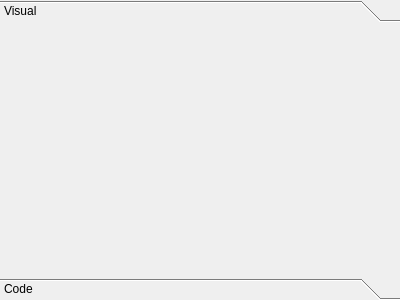
<?xml version="1.0" encoding="UTF-8"?>
<ui version="4.0">
 <class>DocumentEditor</class>
 <widget class="QWidget" name="DocumentEditor">
  <property name="geometry">
   <rect>
    <x>0</x>
    <y>0</y>
    <width>400</width>
    <height>300</height>
   </rect>
  </property>
  <property name="windowTitle">
   <string>Editor</string>
  </property>
  <layout class="QGridLayout" name="gridLayout">
   <property name="leftMargin">
    <number>0</number>
   </property>
   <property name="topMargin">
    <number>0</number>
   </property>
   <property name="rightMargin">
    <number>0</number>
   </property>
   <property name="bottomMargin">
    <number>0</number>
   </property>
   <item row="0" column="0">
    <widget class="QToolBox" name="tbxMain">
     <property name="currentIndex">
      <number>0</number>
     </property>
     <property name="tabSpacing">
      <number>0</number>
     </property>
     <widget class="QWidget" name="pagVisual">
      <property name="geometry">
       <rect>
        <x>0</x>
        <y>0</y>
        <width>400</width>
        <height>254</height>
       </rect>
      </property>
      <attribute name="label">
       <string>Visual</string>
      </attribute>
      <layout class="QGridLayout" name="grdVisual">
       <property name="leftMargin">
        <number>0</number>
       </property>
       <property name="topMargin">
        <number>0</number>
       </property>
       <property name="rightMargin">
        <number>0</number>
       </property>
       <property name="bottomMargin">
        <number>0</number>
       </property>
      </layout>
     </widget>
     <widget class="QWidget" name="pagCode">
      <property name="geometry">
       <rect>
        <x>0</x>
        <y>0</y>
        <width>400</width>
        <height>254</height>
       </rect>
      </property>
      <attribute name="label">
       <string>Code</string>
      </attribute>
      <layout class="QGridLayout" name="grdCode">
       <property name="leftMargin">
        <number>0</number>
       </property>
       <property name="topMargin">
        <number>0</number>
       </property>
       <property name="rightMargin">
        <number>0</number>
       </property>
       <property name="bottomMargin">
        <number>0</number>
       </property>
      </layout>
     </widget>
    </widget>
   </item>
  </layout>
 </widget>
 <resources/>
 <connections/>
</ui>
